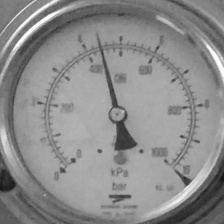
#> input picture template/0_0.jpg, 224 x 224 px, given in place of 0.jpg, which was not available
$ python trans.py
#> lines starting #> are read from the running program, lines starting #| are printed output that depends on the picture; after the words box and inside, x2 and y2 are one past the last pixel; in counts of white or black regions, pixels touching at a corner belong together; pictures that were not available may be replaced by others from this repository, and a replacement may not be noted
### dataset/pro_data.py
# -*- coding: utf8 -*-
import cv2,time,random
import numpy as np
import os,shutil
from PIL import Image

def transform_image(img,ang_range,shear_range,trans_range):
    #This function transforms images to generate new images.
    #The function takes in following arguments,
    #1- Image
    #2- ang_range: Range of angles for rotation
    #3- shear_range: Range of values to apply affine transform to
    #4- trans_range: Range of values to apply translations over.
    #A Random uniform distribution is used to generate different parameters for transformation
    # Rotation

    ang_rot = np.random.uniform(ang_range)-ang_range/2
    rows,cols,ch = img.shape
    Rot_M = cv2.getRotationMatrix2D((cols/2,rows/2),ang_rot,1)#(旋转中心，旋转角度，放缩倍数)

    # Translation
    tr_x = trans_range*np.random.uniform()-trans_range/2
    tr_y = trans_range*np.random.uniform()-trans_range/2
    Trans_M = np.float32([[1,0,tr_x],[0,1,tr_y]])

    # Shear
    pts1 = np.float32([[5,5],[20,5],[5,20]])

    pt1 = 5+shear_range*np.random.uniform()-shear_range/2
    pt2 = 20+shear_range*np.random.uniform()-shear_range/2

    pts2 = np.float32([[pt1,5],[pt2,pt1],[5,pt2]])

    shear_M = cv2.getAffineTransform(pts1,pts2)

    img = cv2.warpAffine(img,Rot_M,(cols,rows))
    img = cv2.warpAffine(img,Trans_M,(cols,rows))
    img = cv2.warpAffine(img,shear_M,(cols,rows))
    return img

def noise(count,img):
    count = np.random.randint(count)
    for k in range(0,count):
        #get the random point
        xi = int(np.random.uniform(0,img.shape[1]))
        xj = int(np.random.uniform(0,img.shape[0]))
        #add noise
        if img.ndim == 2:
            img[xj,xi] = 255
        elif img.ndim == 3:
            img[xj,xi,0] = np.random.randint(0,100)
            img[xj,xi,1] = np.random.randint(0,100)
            img[xj,xi,2] = np.random.randint(0,100)


# [59 lines left out: functions one_pics_change, onetype_propic, not called in this run]
# [2 lines that do not run on import are left out]


### dataset/trans.py

##move different dial together,them larger it
import os
import shutil
import re
import numpy as np
import cv2
import random
from pro_data import transform_image,noise,one_pics_change

def get_pic_name(dial_num,class_dial):
    file_name  = os.listdir(r'template\{0}\{1}'.format(dial_num,class_dial))
    file_name = [x for x in file_name if re.match(r'\d{1,3}.jpg',x)]
    return file_name

def copy_file(dial_num,class_dial,pic_name):
    if os.path.exists(r'template\AllInOne\{}'.format(class_dial)):
        pass
    else:
        os.makedirs(r'template\AllInOne\{}'.format(class_dial))
    pic_num = len(os.listdir(r'template\AllInOne\{}'.format(class_dial)))
    shutil.copy(r'template\{0}\{1}\{2}'.format(dial_num,class_dial,pic_name),'template\AllInOne\{0}\{1}.jpg'.format(class_dial,pic_num))

def onetype_propic(template_num,name):
    class_num = len(os.listdir('template\%s'%name))
    for class_index in range(class_num):
        nums = len(os.listdir('template\{}\{}'.format(name, class_index)))
        for j in range(template_num-nums):
            randomnum = np.random.randint(0,nums)
            image = cv2.imread(r'template\%s\%d\%d.jpg'%(name, class_index, randomnum))
            width = image.shape[0]
            height = image.shape[1]
            lightnum = 30
            lightnum = random.randint(-lightnum,(lightnum))
            img = image+lightnum+random.randint(-10,10)
            img = transform_image(img,30,0,20)
            noise(1000,img)
            x_offset = np.random.randint(0.15*width)
            y_offset = np.random.randint(0.15*height)
            width = int(0.85*width)
            height = int(0.85*height)
            img = img[x_offset:(x_offset+width),y_offset:(y_offset+height)]
            if not np.random.randint(0,3):
                if  np.random.randint(0,2):
                    a = 3
                else :
                    a = 5
                b = np.random.randint(0,2)
                img = cv2.GaussianBlur(img, (a, a), b);
            cv2.imwrite(r'template\%s\%d\%d.jpg'%(name, class_index, nums+j),img)


all_file = os.listdir('template')
for dial_num in [i for i in all_file if re.match(r'\d',i)]:
    onetype_propic(20,dial_num)
#> in onetype_propic, image is the input picture: shape (224, 224, 3); min 19, max 255, mean 140
#> in onetype_propic, `img = image+lightnum+random.randint(-10,10)`:
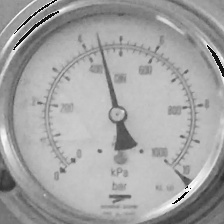
#> img: shape (224, 224, 3); min 0, max 255, mean 163.9
#> in transform_image, `img = cv2.warpAffine(img,Rot_M,(cols,rows))`:
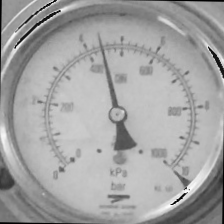
#> img: shape (224, 224, 3); min 0, max 253, mean 162.9
#> in transform_image, `img = cv2.warpAffine(img,Trans_M,(cols,rows))`:
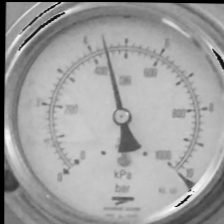
#> img: shape (224, 224, 3); min 0, max 252, mean 159.6
#> after the loop in noise, `for k in range(0,count):`:
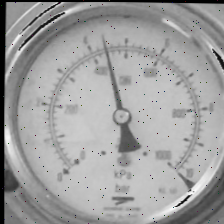
#> img: shape (224, 224, 3); 0.55% of pixels changed, all inside (x1, y1, x2, y2) = (1, 0, 222, 224); drawn as B, G, R
#> in onetype_propic, `img = img[x_offset:(x_offset+width),y_offset:(y_offset+height)]`:
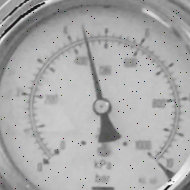
#> img: shape (190, 190, 3); mean of channels 0, 1, 2 170.3, 170.3, 170.3; drawn as B, G, R
    print ('Dial %s generate well!'%dial_num)
    class_dial = os.listdir(r'template\{}'.format(dial_num))
#> class_dial = ['0_0.jpg']
    for class_dial in [j for j in class_dial if re.match(r'\d',j)]:
        if os.path.exists(r'template\{0}\{1}'.format(dial_num,class_dial)):
            file_name = get_pic_name(dial_num,class_dial)
#> file_name = []
            for pic_name in file_name:
                copy_file(dial_num,class_dial,pic_name)
        else:
            pass
#> pass 2 of the loop `for dial_num in [i for i in all_file if re.match(r'\d',i)]:`:
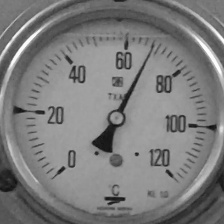
#> input picture template/0_1.jpg, 224 x 224 px, given in place of 0.jpg, which was not available
#> in onetype_propic, image is the input picture: shape (224, 224, 3); min 11, max 255, mean 124.3
#> after the loop in noise (call 20), `for k in range(0,count):`:
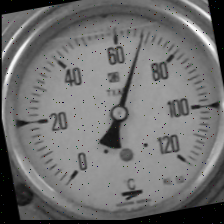
#> img: shape (224, 224, 3) int16; mean of channels 0, 1, 2 111.8, 111.9, 111.9; drawn as B, G, R
#> in onetype_propic (call 2), `img = img[x_offset:(x_offset+width),y_offset:(y_offset+height)]`:
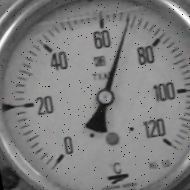
#> img: shape (190, 190, 3) int16; mean of channels 0, 1, 2 126.6, 126.6, 126.6; drawn as B, G, R
#> (the run stopped early here; a loop or call above may not have finished)
